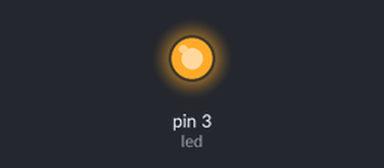
Recording of a sketch running on a simulated Arduino Uno, built with avr-gcc and run on an emulated ATmega328P. Shown: output pins drawn as LEDs (lit = HIGH).

Above: at 0.1 s.
Timing chart, 0 to 1.6 s (numbered marks = the images above):
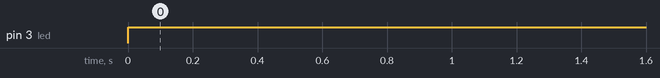

The sketch:

code-1-3.ino
```cpp
#define led 3

void setup()
{
   pinMode(led, OUTPUT);
}

void loop()
{
  digitalWrite(led, HIGH);
  delay(1000);
}
```

Measured:
- by itself, pin 3 (led): LOW → HIGH at 0.00 s
